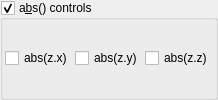
    <widget class="MyGroupBox" name="groupCheck_transf_function_enabled_false">
     <property name="toolTip">
      <string/>
     </property>
     <property name="title">
      <string>a&amp;bs() controls</string>
     </property>
     <property name="checkable">
      <bool>true</bool>
     </property>
     <layout class="QVBoxLayout" name="verticalLayout_54">
      <property name="spacing">
       <number>2</number>
      </property>
      <property name="leftMargin">
       <number>2</number>
      </property>
      <property name="topMargin">
       <number>2</number>
      </property>
      <property name="rightMargin">
       <number>2</number>
      </property>
      <property name="bottomMargin">
       <number>2</number>
      </property>
      <item>
       <layout class="QHBoxLayout" name="horizontalLayout_20" stretch="0,0,0">
        <item>
         <widget class="MyCheckBox" name="checkBox_transf_function_enabledAx_false">
          <property name="text">
           <string notr="true">abs(z.x)</string>
          </property>
         </widget>
        </item>
        <item>
         <widget class="MyCheckBox" name="checkBox_transf_function_enabledAy_false">
          <property name="text">
           <string notr="true">abs(z.y)</string>
          </property>
         </widget>
        </item>
        <item>
         <widget class="MyCheckBox" name="checkBox_transf_function_enabledAz_false">
          <property name="text">
           <string notr="true">abs(z.z)</string>
          </property>
         </widget>
        </item>
       </layout>
      </item>
     </layout>
    </widget>
